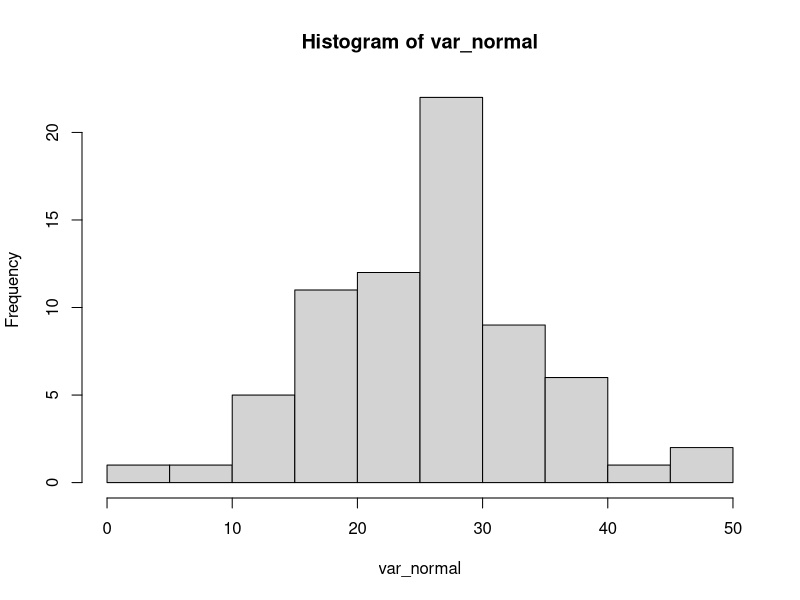
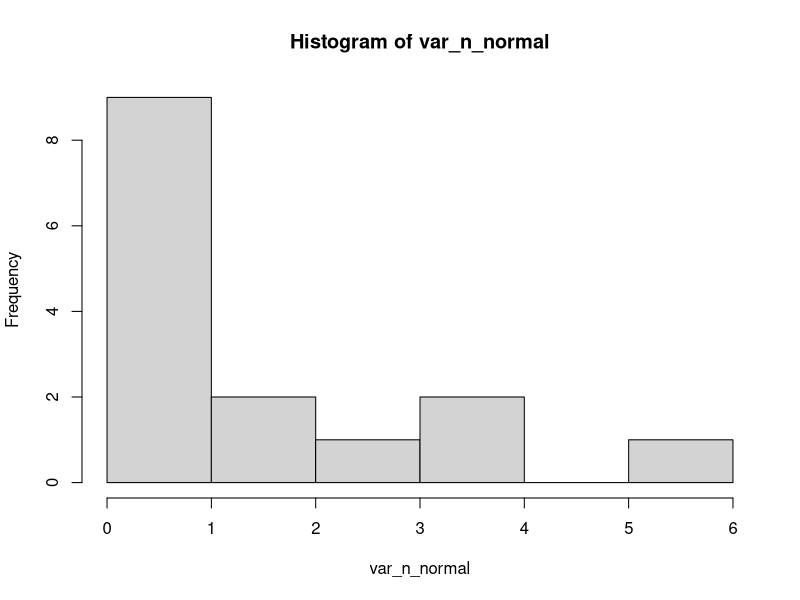
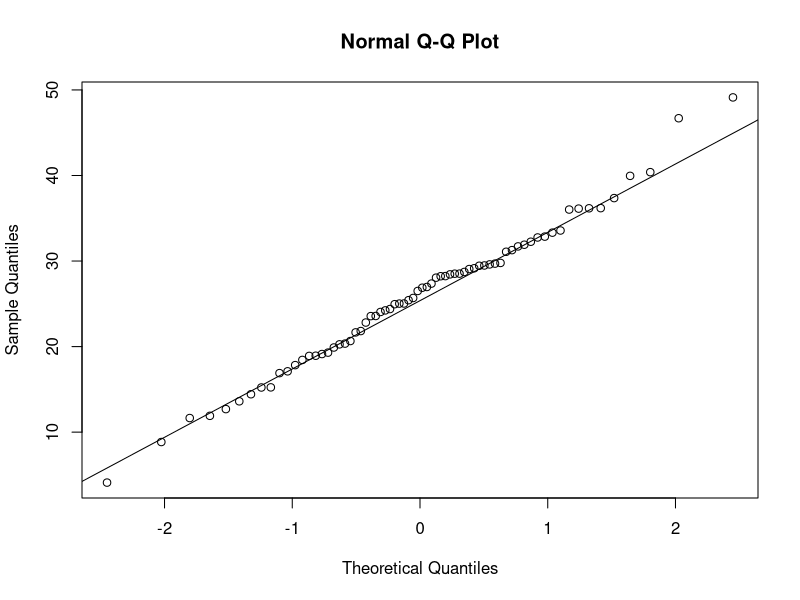
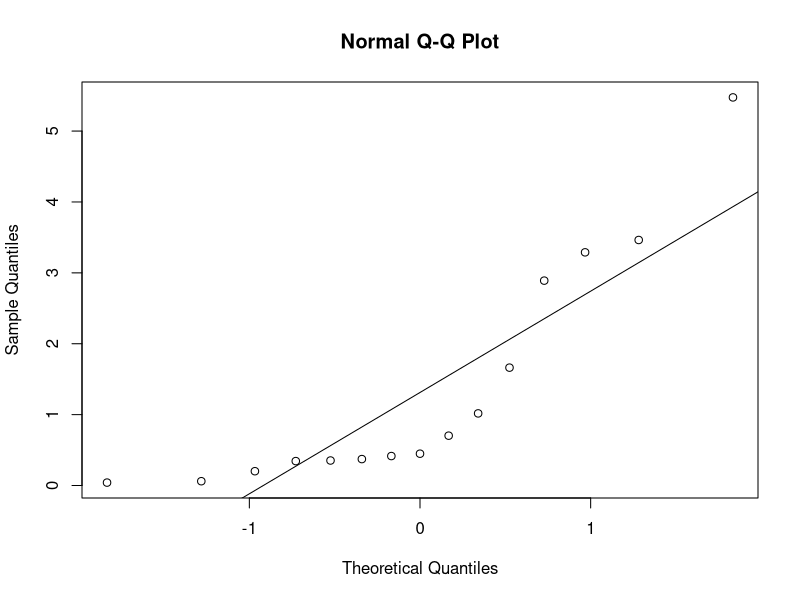

Reproduce these figures in R, in order.
## ---- chunk 1

# GERA VARIAVEL ALEATORIA QUE SEGUE DIST. NORMAL, COM 70 OBSERVACOES, MEDIA 70 E DESV PADRAO 8
var_normal <- rnorm(n = 70, mean = 25, sd = 8)

# GERA VARIAVEL ALEATORIA F (NAO SEGUE DIST. NORMAL) COM 15 OBSERVACOES, 2 GRAUS DE LIBERDADE NO NUMERADOR E 10 NO DENOMINADOR 
var_n_normal <- rf(n = 15, df1 = 2, df2 = 10)

## ---- chunk 2


# HISTOGRAMA (O FORMATO DA VAR N NORMAL EH BICAUDAL)
hist(x = var_normal)
hist(x = var_n_normal)


# QQPLOT (OS PONTOS DA VAR N NORMAL NAO SEGUEM A RETA)
qqnorm(y = var_normal)
qqline(y = var_normal)

qqnorm(y = var_n_normal)
qqline(y = var_n_normal)


# TESTE DE SHAPIRO-WILK (P-VALUE DA VAR N NORMAL < 5%, LOGO REJEITA H0=VAR NORMAL  )
shapiro.test(x = var_normal)
shapiro.test(x = var_n_normal)

## ---- chunk 3

options(scipen = 666)

na <- 25
nb <- 30

media_a <- 150.1
media_b <- 182.1

sd_a <- 17
sd_b <- 19.2


vendas_a <- rnorm(n = na, mean = media_a, sd = sd_a)
vendas_b <- rnorm(n = nb, mean = media_b, sd = sd_b)


# CALCULA O T-VALOR
t.test(x = vendas_a,
       y = vendas_b,
       alternative = "two.sided")$p.value



